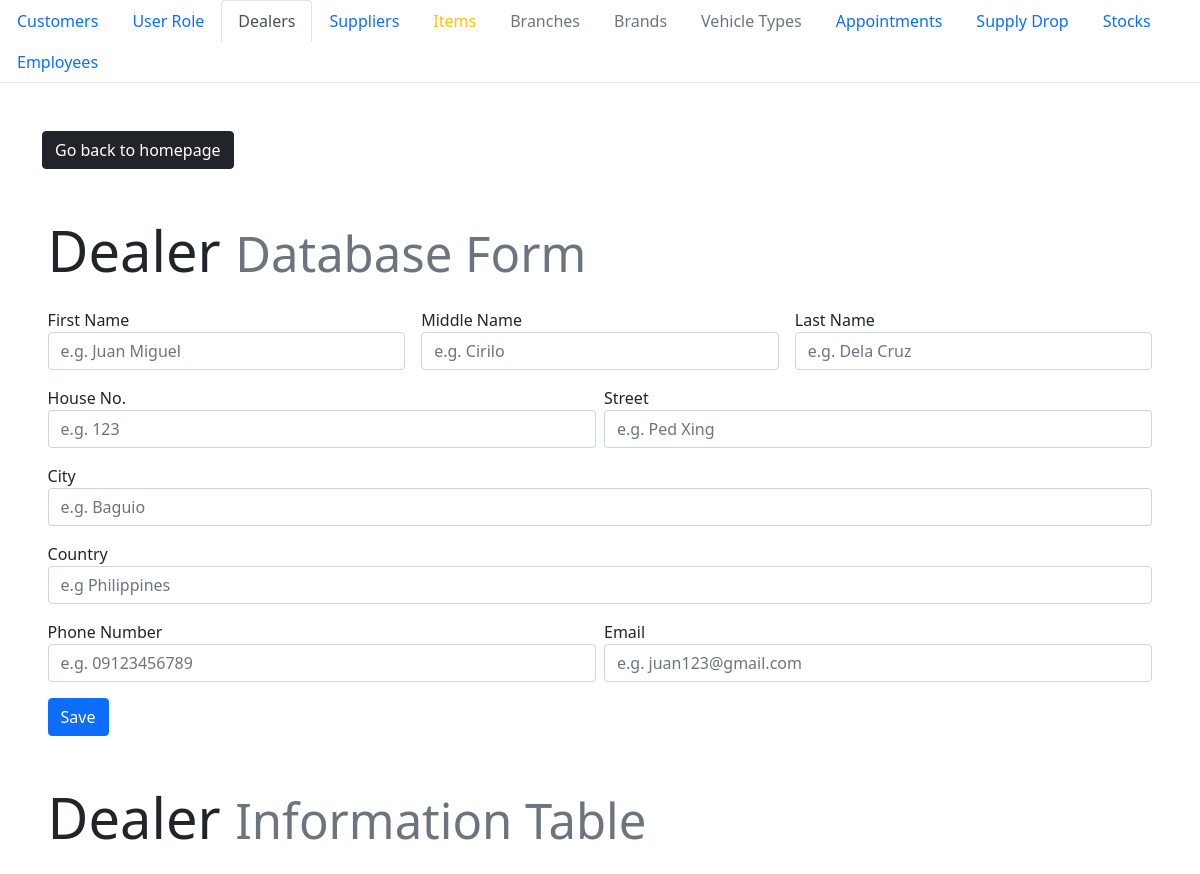
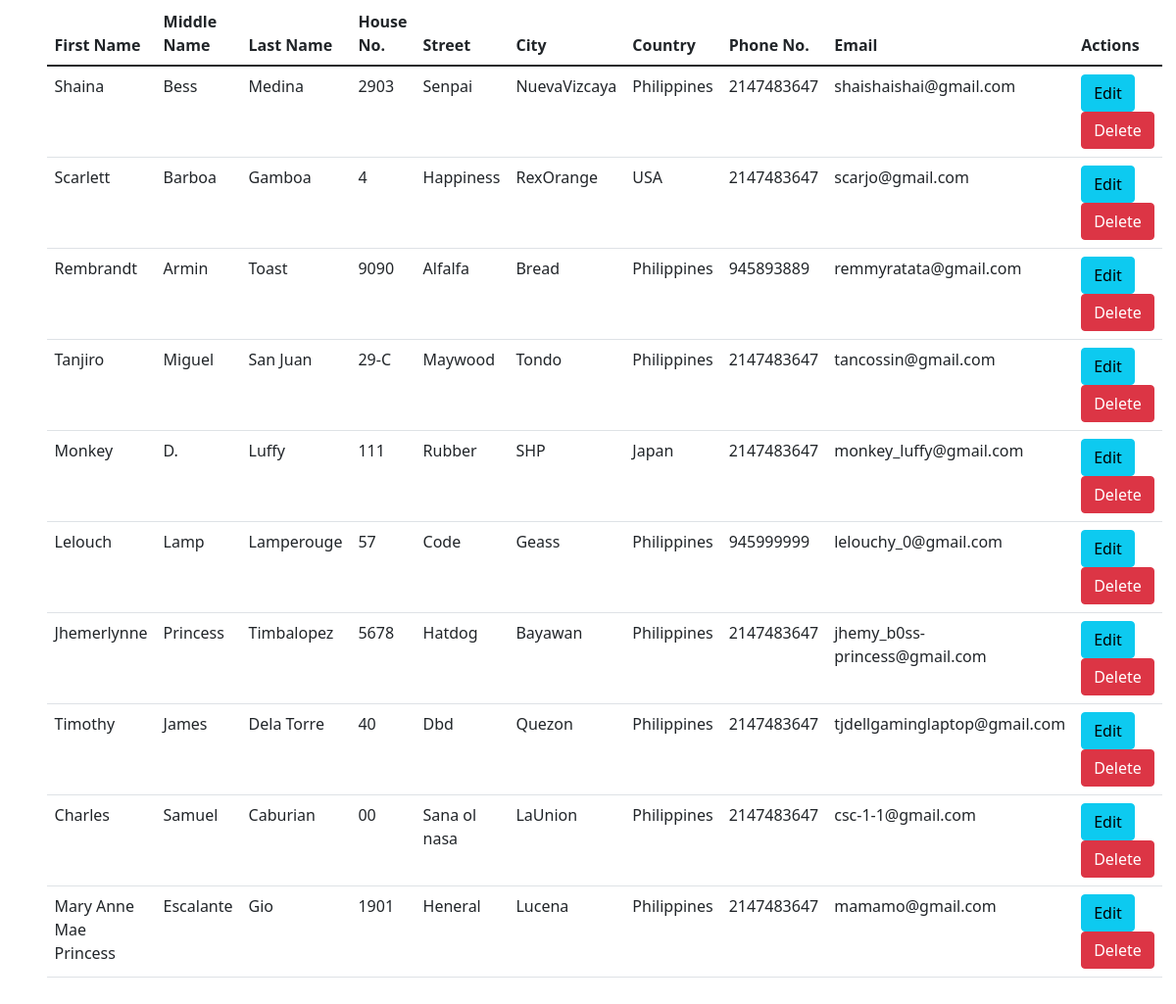
Page /avalon/admin/dealer.php on the committed database (2 pictures, top to bottom).
### tables this page shows
CREATE TABLE `dealer` (
  `dealer_id` int(11) NOT NULL,
  `f_name` varchar(30) NOT NULL,
  `m_name` varchar(30) NOT NULL,
  `l_name` varchar(30) NOT NULL,
  `house_no` varchar(10) NOT NULL,
  `street` varchar(30) NOT NULL,
  `city` varchar(30) NOT NULL,
  `country` varchar(30) NOT NULL,
  `phone_no` int(11) NOT NULL,
  `email` varchar(30) NOT NULL
);

### avalon/admin/dealer.php (the view, shortened to what this page needs)
<!DOCTYPE html>
<html lang="en">
<head>
    <link rel="stylesheet" href="style.css">
    <link href="https://cdn.jsdelivr.net/npm/bootstrap@5.1.3/dist/css/bootstrap.min.css" rel="stylesheet">
</head>
<body>
    <ul class="nav nav-tabs">
    <li class="nav-item">
        <a class="nav-link" href="./index.php">Customers</a>
    </li>
    <li class="nav-item">
        <a class="nav-link" href="./user_role.php">User Role</a>
    </li>
    <li class="nav-item">
        <a class="nav-link active" href="#">Dealers</a>
    </li>
    <li class="nav-item">
        <a class="nav-link" href="./supplier.php">Suppliers</a>
    </li>
    <li class="nav-item">
        <a class="nav-link text-warning" href="./item.php">Items</a>
    </li>
    <li class="nav-item">
        <a class="nav-link text-muted" href="./branch.php">Branches</a>
    </li>
    <li class="nav-item">
        <a class="nav-link text-muted" href="./brand.php">Brands</a>
    </li>
    <li class="nav-item">
        <a class="nav-link text-muted" href="./vehicle_type.php">Vehicle Types</a>
    </li>
    <li class="nav-item">
        <a class="nav-link" href="./appointment-admin.php">Appointments</a>
    </li>
    <li class="nav-item">
        <a class="nav-link" href="./provides.php">Supply Drop</a>
    </li>
    <li class="nav-item">
        <a class="nav-link" href="./stocks.php">Stocks</a>
    </li>
    <li class="nav-item">
        <a class="nav-link" href="./works_at.php">Employees</a>
    </li>
    </ul>
    <?php require_once 'process_dealer.php'; ?>
    <div class="container transition">
    <div style="padding-top: 3em;">
        <a class="btn btn-dark" href="../foradmin.php" role="button">Go back to homepage</a>
    </div>
    <div class="mx-auto" style="width: 99%; padding-top: 3em;">
    <h1 class="display-4">Dealer <small class="text-muted">Database Form</small></h1>
        <form action="process_dealer.php" method="POST">
            <div class="hstack gap-3">
            <div class="col form-group" style="padding-top: 1em">
                <label for="">First Name</label>
                <input type="text" name="fname" class="form-control" value="<?php echo $fname; ?>" placeholder="e.g. Juan Miguel" required autofocus>
            </div>
            <div class="col form-group" style="padding-top: 1em">
                <label for="">Middle Name</label>
                <input type="text" name="mname" class="form-control" value="<?php echo $mname; ?>" placeholder="e.g. Cirilo" required>
            </div>
            <div class="col form-group" style="padding-top: 1em">
                <label for="">Last Name</label>
                <input type="text" name="lname" class="form-control" value="<?php echo $lname; ?>" placeholder="e.g. Dela Cruz" required>
            </div>
            </div>
            <div class="hstack gap-2">
            <div class="col form-group" style="padding-top: 1em">
                <label for="">House No.</label>
                <input type="text" name="hn" class="form-control" value="<?php echo $hn; ?>" placeholder="e.g. 123" required>
            </div>
            <div class="col form-group" style="padding-top: 1em">
                <label for="">Street</label>
                <input type="text" name="st" class="form-control" value="<?php echo $st; ?>" placeholder="e.g. Ped Xing" required>
            </div>
            </div>
            <div class="col form-group" style="padding-top: 1em">
                <label for="">City</label>
                <input type="text" name="city" class="form-control" value="<?php echo $city; ?>" placeholder="e.g. Baguio" required pattern="[a-zA-Z]{2,}">
            </div>
            <div class="col form-group" style="padding-top: 1em">
                <label for="">Country</label>
                <input type="text" name="country" class="form-control" value="<?php echo $country; ?>" placeholder="e.g Philippines" required pattern="[a-zA-Z]{2,}">
            </div>
            <div class="hstack gap-2">
            <div class="col form-group" style="padding-top: 1em">
                <label for="">Phone Number</label>
                <input type="tel" name="pn" class="form-control" value="<?php echo $pn; ?>" placeholder="e.g. 09123456789" pattern="^\s*(?:\+?(\d{1,3}))?[-. (]*(\d{3})[-. )]*(\d{3})[-. ]*(\d{4})(?: *x(\d+))?\s*$" required>
            </div>
            <div class="col form-group" style="padding-top: 1em">
                <label for="">Email</label>
                <input type="text" name="email" class="form-control" value="<?php echo $email; ?>" placeholder="e.g. juan123@gmail.com" pattern="^[a-zA-Z0-9+_.-]+@[a-zA-Z0-9.-]+$"  required>
            </div>
            </div>
            <div class="form-group" style="padding-top: 1em">
            <?php
            if ($update == true):
            ?>
                <button type="submit" class="btn btn-info" name="update">Update</button>
            <?php else: ?>
                <button type="submit" class="btn btn-primary" name="save">Save</button>
            <?php endif; ?>
            </div>
        </form>
    </div>
    <?php
        $mysqli = new mysqli('localhost', 'root', '', 'sza') or die(mysqli_error($mysqli));
        $result = $mysqli->query("SELECT * FROM dealer") or die(mysqli_error);
    ?>
    <div class="mx-auto" style="width: 99%; padding-top: 3em; padding-bottom: 5em;">
    <h1 class="display-4" style="padding-bottom: 0.3em;">Dealer <small class="text-muted">Information Table</small></h1>
        <table class="table">
            <thead>
                <tr>
                    <th>First Name</th>
                    <th>Middle Name</th>
                    <th>Last Name</th>
                    <th>House No.</th>
                    <th>Street</th>
                    <th>City</th>
                    <th>Country</th>
                    <th>Phone No.</th>
                    <th>Email</th>
                    <th>Actions</th>
                </tr>
            </thead>
        <?php
            while ($row = $result->fetch_assoc()): ?>
                <tr>
                    <td><?php echo $row['f_name']; ?></td>
                    <td><?php echo $row['m_name']; ?></td>
                    <td><?php echo $row['l_name']; ?></td>
                    <td><?php echo $row['house_no']; ?></td>
                    <td><?php echo $row['street']; ?></td>
                    <td><?php echo $row['city']; ?></td>
                    <td><?php echo $row['country']; ?></td>
                    <td><?php echo $row['phone_no']; ?></td>
                    <td><?php echo $row['email']; ?></td>
                    <td>
                        <a href="dealer.php?edit=<?php echo $row['dealer_id']; ?>"
                            class="btn btn-info">Edit</a>
                        <button onclick="check(<?php echo $row['dealer_id']; ?>)" type="button" class="btn btn-danger">Delete</button>
                    </td>
                </tr>
            <?php endwhile; ?>
        </table>
    </div>
    </div>
</body>
</html>

### avalon/admin/style.css (style rules this page uses)
.transition { animation: transitionIn 0.5s; }

### rows in the picture
dealer: f_name "Shaina", m_name "Bess", l_name "Medina", house_no "2903", street "Senpai", city "NuevaVizcaya", country "Philippines", phone_no "2147483647", email "shaishaishai@gmail.com"
dealer: f_name "Scarlett", m_name "Barboa", l_name "Gamboa", house_no "4", street "Happiness", city "RexOrange", country "USA", phone_no "2147483647", email "scarjo@gmail.com"
dealer: f_name "Rembrandt", m_name "Armin", l_name "Toast", house_no "9090", street "Alfalfa", city "Bread", country "Philippines", phone_no "945893889", email "remmyratata@gmail.com"
dealer: f_name "Tanjiro", m_name "Miguel", l_name "San Juan", house_no "29-C", street "Maywood", city "Tondo", country "Philippines", phone_no "2147483647", email "tancossin@gmail.com"
dealer: f_name "Monkey", m_name "D.", l_name "Luffy", house_no "111", street "Rubber", city "SHP", country "Japan", phone_no "2147483647", email "monkey_luffy@gmail.com"
dealer: f_name "Lelouch", m_name "Lamp", l_name "Lamperouge", house_no "57", street "Code", city "Geass", country "Philippines", phone_no "945999999", email "lelouchy_0@gmail.com"
dealer: f_name "Jhemerlynne", m_name "Princess", l_name "Timbalopez", house_no "5678", street "Hatdog", city "Bayawan", country "Philippines", phone_no "2147483647", email "jhemy_b0ss-princess@gmail.com"
dealer: f_name "Timothy", m_name "James", l_name "Dela Torre", house_no "40", street "Dbd", city "Quezon", country "Philippines", phone_no "2147483647", email "tjdellgaminglaptop@gmail.com"
dealer: f_name "Charles", m_name "Samuel", l_name "Caburian", house_no "00", street "Sana ol nasa", city "LaUnion", country "Philippines", phone_no "2147483647", email "csc-1-1@gmail.com"
dealer: f_name "Mary Anne Mae Princess", m_name "Escalante", l_name "Gio", house_no "1901", street "Heneral", city "Lucena", country "Philippines", phone_no "2147483647", email "mamamo@gmail.com"
